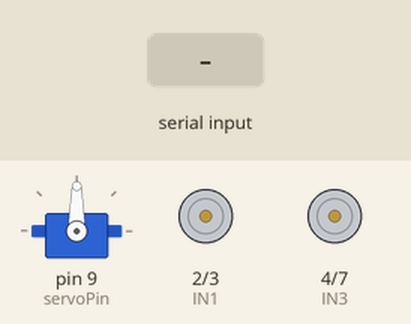
Recording of a sketch running on a simulated Arduino Uno, built with avr-gcc and run on an emulated ATmega328P. On the bench: servo, motor-driver pin pairs drawn as motors (green arrow = first pin HIGH = forward, orange = second pin HIGH = backward, longer = more drive, scaled by the enable pin). The inputs (shaded band) are chosen by the test bench.

Above: at 1.2 s.
1.3 s: "H" received over Serial
At 1.8 s:
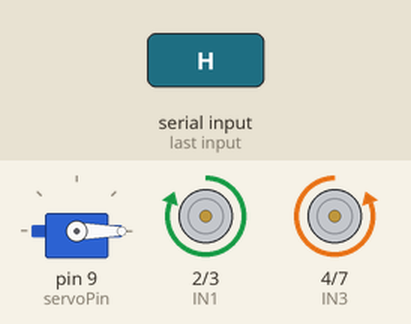
4.3 s: "F" received over Serial
At 5.2 s:
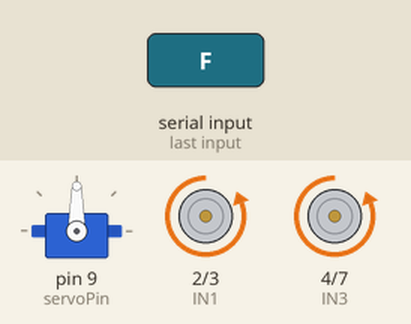
5.8 s: "T" received over Serial
At 6.5 s:
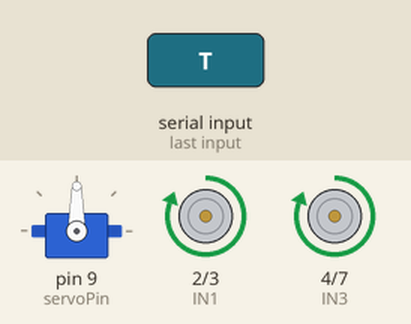
7.4 s: "D" received over Serial
At 8.7 s:
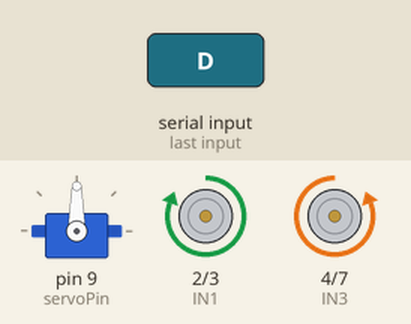
9.0 s: "L" received over Serial
At 10.1 s:
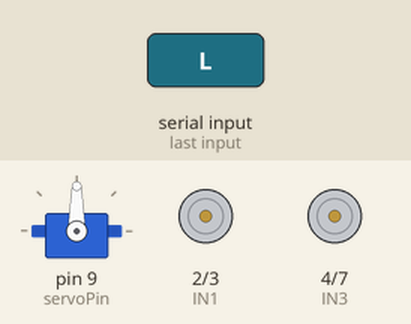
10.6 s: "E" received over Serial
At 11.3 s:
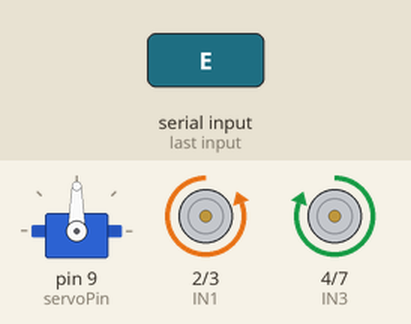
Timing chart, 0 to 13.1 s (numbered marks = the images above; inputs shaded):
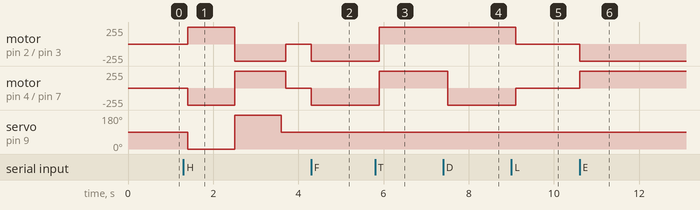

The sketch:

carro_robo_bluetooth.ino
```cpp
/*
  Programa para controlar o carro robo via bluetooth.
  O carro pode ser comprado em:
  http://dx.com/p/arduino-compatible-bluetooth-controlled-robot-car-kits-146418
*/
#include <Servo.h>

#define echoPin 12
#define servoPin 9

int ENA=5;
int IN1=2; // Gira as rodas da direita para traz
int IN2=3; // Gira as rodas da direita para frente
int ENB=6;
int IN3=4; // Gira as rodas da esquerda para traz
int IN4=7; // Gira as rodas da esquerda para frente

int direcao = 1; //Direcao que o carrinho deve seguir
int tempo = 100; //Tempo de delay

/*
 Servo motor que fica na frente do carrinho e controla a direcao do ultrasonico,
 nesse programa servira apenas para mexer a parte da frente ao ligar o carrinho.
*/
Servo cabeca;

// Inicializa os componentes do carrinho
void setup() {
  pinMode(echoPin, INPUT);
  pinMode(servoPin, OUTPUT);
  cabeca.attach(servoPin);

  pinMode(ENA, OUTPUT);
  pinMode(ENB, OUTPUT);
  pinMode(IN1, OUTPUT);
  pinMode(IN2, OUTPUT);
  pinMode(IN3, OUTPUT);
  pinMode(IN4, OUTPUT);
  digitalWrite(ENA, HIGH);
  digitalWrite(ENB, HIGH);
  cabeca.write(90);

  Serial.begin(9600);
}

// Movimenta o carrinho para frente
void paraFrente() {
  digitalWrite(IN1, LOW);
  digitalWrite(IN2, HIGH);
  digitalWrite(IN3, LOW);
  digitalWrite(IN4, HIGH);
  delay(tempo);
}

// Movimenta o carrinho para traz
void paraTraz() {
  digitalWrite(IN1, HIGH);
  digitalWrite(IN2, LOW);
  digitalWrite(IN3, HIGH);
  digitalWrite(IN4, LOW);
  delay(tempo);
}

// Movimenta o carrinho para esquerda
void paraEsquerda() {
  digitalWrite(IN1, LOW);
  digitalWrite(IN2, HIGH);
  digitalWrite(IN3, HIGH);
  digitalWrite(IN4, LOW);
  delay(tempo);
}

// Movimenta o carrinho para direita
void paraDireita() {
  digitalWrite(IN1, HIGH);
  digitalWrite(IN2, LOW);
  digitalWrite(IN3, LOW);
  digitalWrite(IN4, HIGH);
  delay(tempo);
}

// Para o carrinho
void parar() {
  digitalWrite(IN1, LOW);
  digitalWrite(IN2, LOW);
  digitalWrite(IN3, LOW);
  digitalWrite(IN4, LOW);
}

/*
  Obtem a direcao recebida pelo bluetooth, se nenhum comando for recebido
  mantem a direcao atual.
*/
int direcaoBluetooth() {
  char acao = ' ';

  //Verifica se o serial esta disponivel.
  if(Serial.available()) {
    //Le o comando recebido pelo bluetooth
    acao = Serial.read();
  }

  if (acao == 'H') { //Iniciar
    direcao = 0;
  } else if (acao == 'L') { //Desligar, parar o carro
    direcao = 1;
  } else if(acao == 'P') { //Parar
    direcao = 1;
  } else if(acao == 'F') { //Frente
    direcao = 2;
  } else if (acao == 'T') { //Traz
    direcao = 3;
  } else if (acao == 'D') { //Direita
    direcao = 4;
  } else if (acao == 'E') { //Esquerda
    direcao = 5;
  }

  return direcao;
}

// Executa a direcao recebida pelo bluetooth
void executarDirecao(int acao) {
  if(acao == 0) {
    //Faz uma graca inicial, girando o carro para a direita e depois para a esquerda
    cabeca.write(0);
    paraDireita();paraDireita();paraDireita();paraDireita();paraDireita();paraDireita();
    delay(500);
    cabeca.write(180);
    paraEsquerda();paraEsquerda();paraEsquerda();paraEsquerda();paraEsquerda();paraEsquerda();
    delay(500);
    cabeca.write(90);
    direcao = 1;
  } else if (acao == 1) {
    parar();
  } else if (acao == 2) {
    paraFrente();
  } else if (acao == 3) {
    paraTraz();
  } else if (acao == 4) {
    paraDireita();
  } else if (acao == 5) {
    paraEsquerda();
  }
}

void loop() {
  int direcao = 1;
  direcao = direcaoBluetooth();
  executarDirecao(direcao);
  delay(tempo);
}
```

Measured:
- after the input at 1.3 s, motor on pin 2 (IN1) / pin 3 (IN2): stopped → forward 255/255 after 0.10 s, → backward 255/255 1.1 s later, → stopped 1.2 s later; motor on pin 4 (IN3) / pin 7 (IN4): stopped → backward 255/255 after 0.10 s, → forward 255/255 1.1 s later, → stopped 1.2 s later
- after the input at 4.3 s, motor on pin 2 (IN1) / pin 3 (IN2), motor on pin 4 (IN3) / pin 7 (IN4): stopped → backward 255/255 at once
- after the input at 5.8 s, motor on pin 2 (IN1) / pin 3 (IN2), motor on pin 4 (IN3) / pin 7 (IN4): backward 255/255 → forward 255/255 after 0.10 s
- after the input at 7.4 s, motor on pin 4 (IN3) / pin 7 (IN4): forward 255/255 → backward 255/255 after 0.10 s
- after the input at 9.0 s, motor on pin 2 (IN1) / pin 3 (IN2): forward 255/255 → stopped after 0.10 s; motor on pin 4 (IN3) / pin 7 (IN4): backward 255/255 → stopped after 0.10 s
- after the input at 10.6 s, motor on pin 2 (IN1) / pin 3 (IN2): stopped → backward 255/255 at once; motor on pin 4 (IN3) / pin 7 (IN4): stopped → forward 255/255 at once
